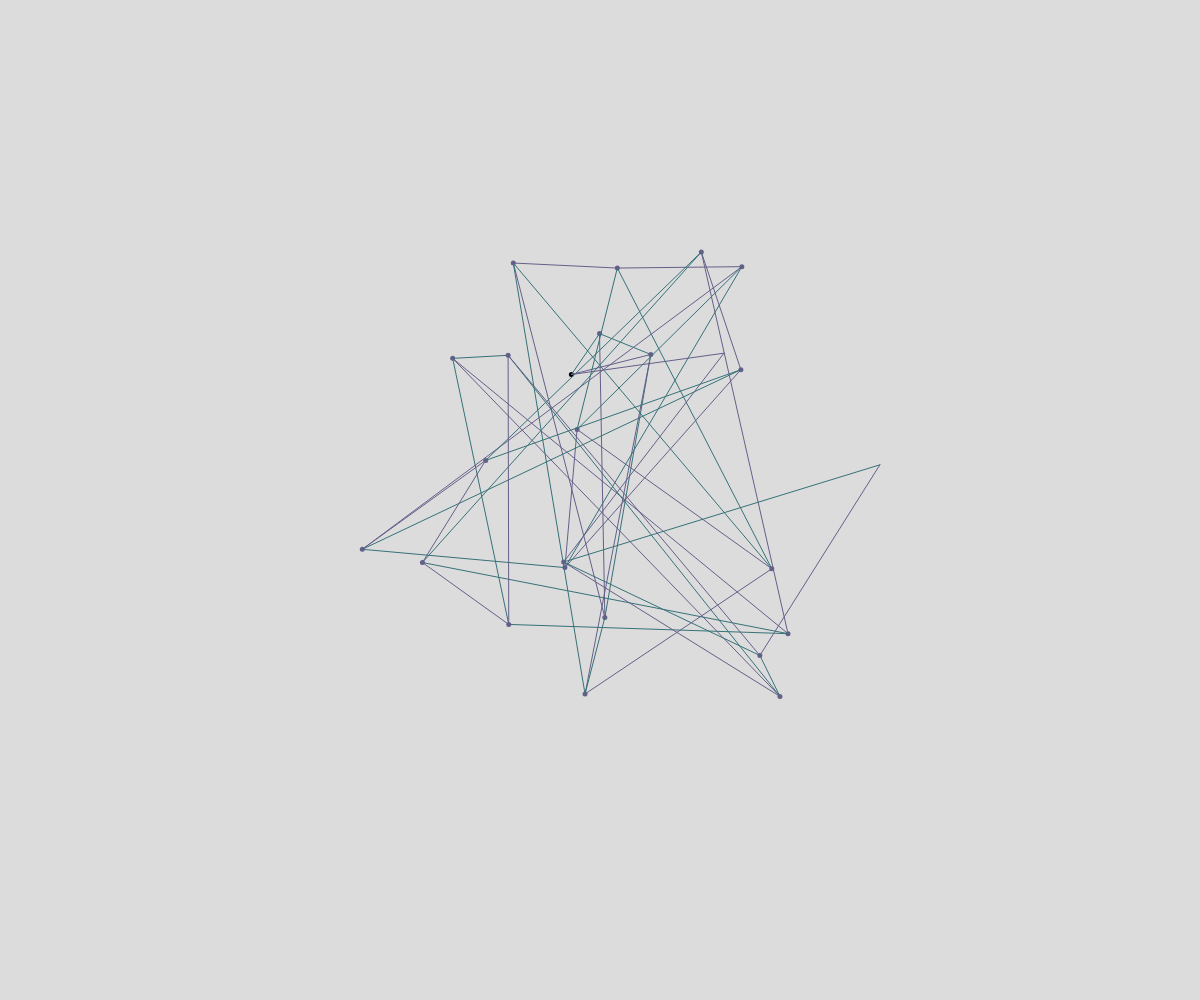
Frame 1 (no input)
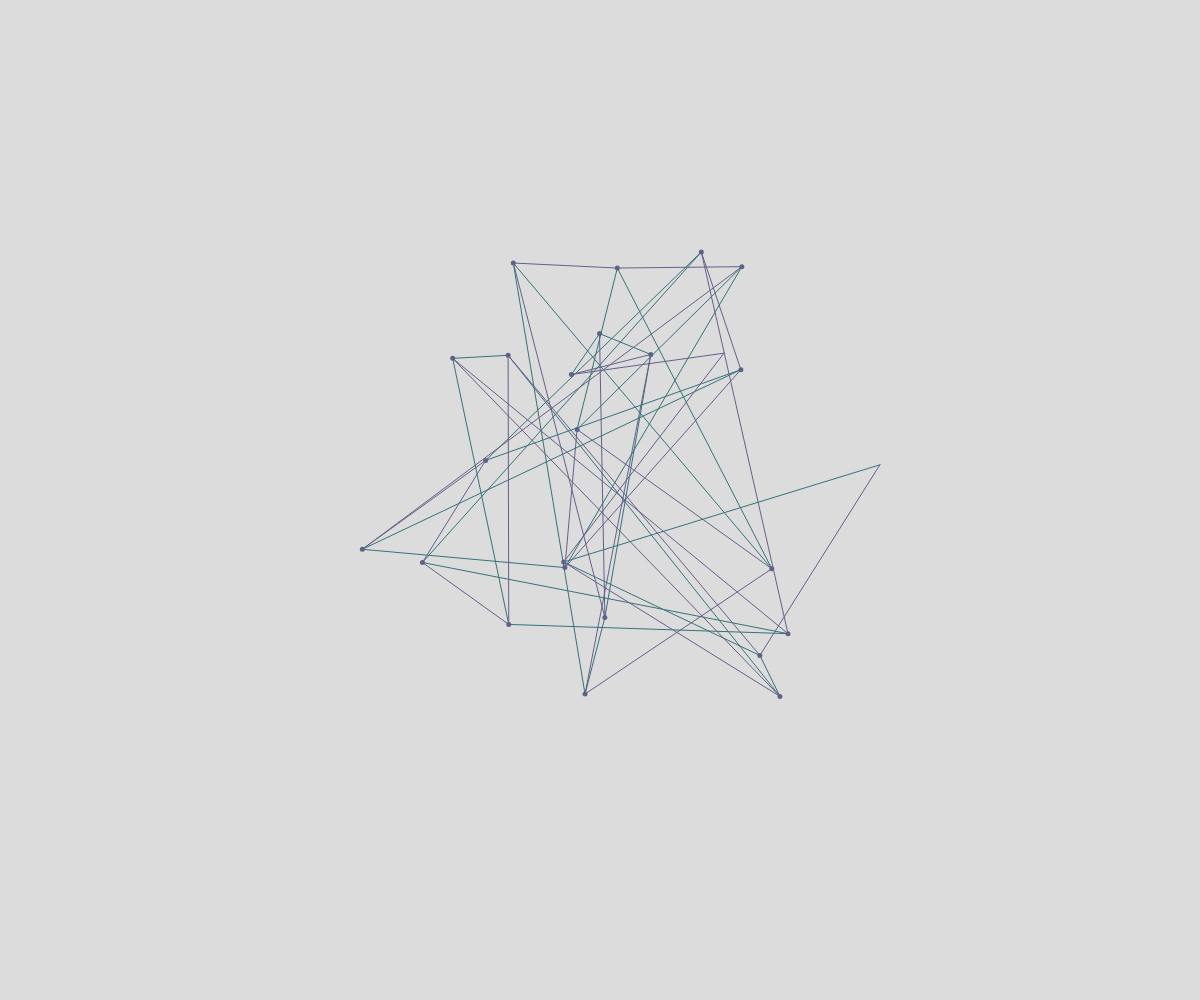
Frame 60 (no input)
Frame 120 (the mouse pressed at the canvas centre since frame 60): identical to frame 60, image omitted

The p5.js sketch that drew these frames (run headless with seeded random() and noise() and a simulated clock; from frame 60 on, the mouse is pressed at the canvas centre):

// p5.js sketch
// ── sketch.js
// Based on this sketch to generate randomly distributed dots inside a circle: 
// https://editor.p5js.org/zapra/sketches/rjIJR18fT

// Scandinavian Edition Color Set

dots = [];
maxR = 200;

function setup() {
  createCanvas(windowWidth, windowHeight);
  makeDots(25);
}

function draw() {
  background(220);
  for (var i = 0; i < dots.length - 2; i++){
    strokeWeight(5);
    point(dots[i].x, dots[i].y);
    
    strokeWeight(1);
    stroke(54, 114, 120)
    line(dots[i].x, dots[i].y, dots[i + 1].x, dots[i + 1].y);
    stroke(102, 95, 138)
    line(dots[i].x, dots[i].y, dots[i + 2].x, dots[i + 2].y);
  }
  line(dots[0].x, dots[0].y, dots[dots.length - 1].x, dots[dots.length - 1].y);
  strokeWeight(1);
  noFill();
}

function makeDots(n){
  for (var i = 0; i < n; i++){
    const a = random(0, 2*PI);
    const r = 20 * sqrt(random(0, maxR));
    const x = width / 2 + r * cos(a);
    const y = height / 2 + r * sin(a);
    const newDot = createVector(x, y);
    dots.push(newDot);
  }

}
